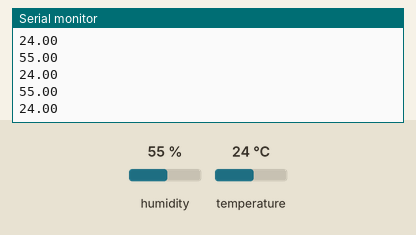
The sketch below on a simulated Arduino Uno, built with avr-gcc and run on an emulated ATmega328P. Shown: the last lines printed to the serial monitor. The inputs (shaded band) are chosen by the test bench; at power-on: humidity 55 %, temperature 24 °C.

Above: at 2.8 s.
2.9 s: humidity set to 22 %
At 5.4 s:
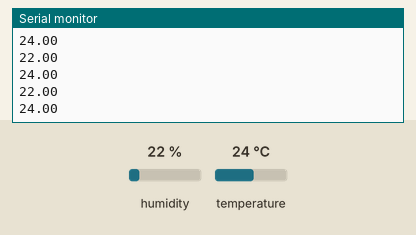
5.6 s: temperature set to 12 °C
At 6.9 s:
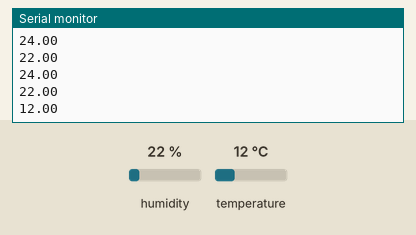
8.3 s: humidity set to 40 %
At 10.0 s:
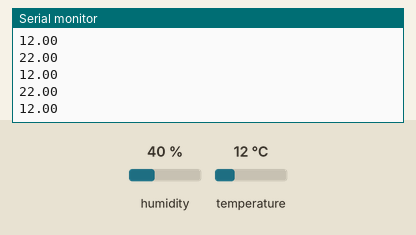
Timing chart, 0 to 11.5 s (numbered marks = the images above; inputs shaded):
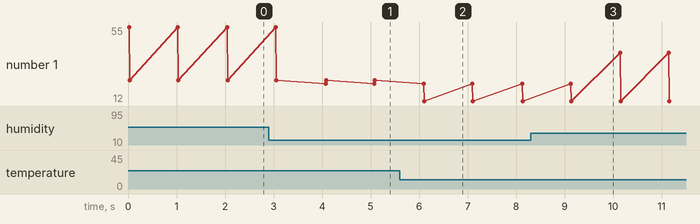

The sketch:

project-blynk.ino
```cpp
#include <DHT.h>                      // DHT sensor library (Adafruit)

#define DHT_PIN 1
#define DHT_TYPE DHT11

DHT dht(DHT_PIN, DHT_TYPE);
float Humidity, TemperatureC;

void setup() {
  Serial.begin(9600);
  dht.begin();
}
void loop() {
  Humidity = dht.readHumidity();
  TemperatureC = dht.readTemperature(); // or dht.readTemperature(true) for Fahrenheit
  Serial.println(Humidity);
  Serial.println(TemperatureC);
  delay(1000);
}
```

Measured:
- after the input at 2.9 s, the serial monitor: prints a new line after 1.2 s (image 1)
- after the input at 5.6 s, the serial monitor: prints a new line after 0.51 s (image 2)
- plotted number 1: 24 → 12 after the input at 5.6 s
